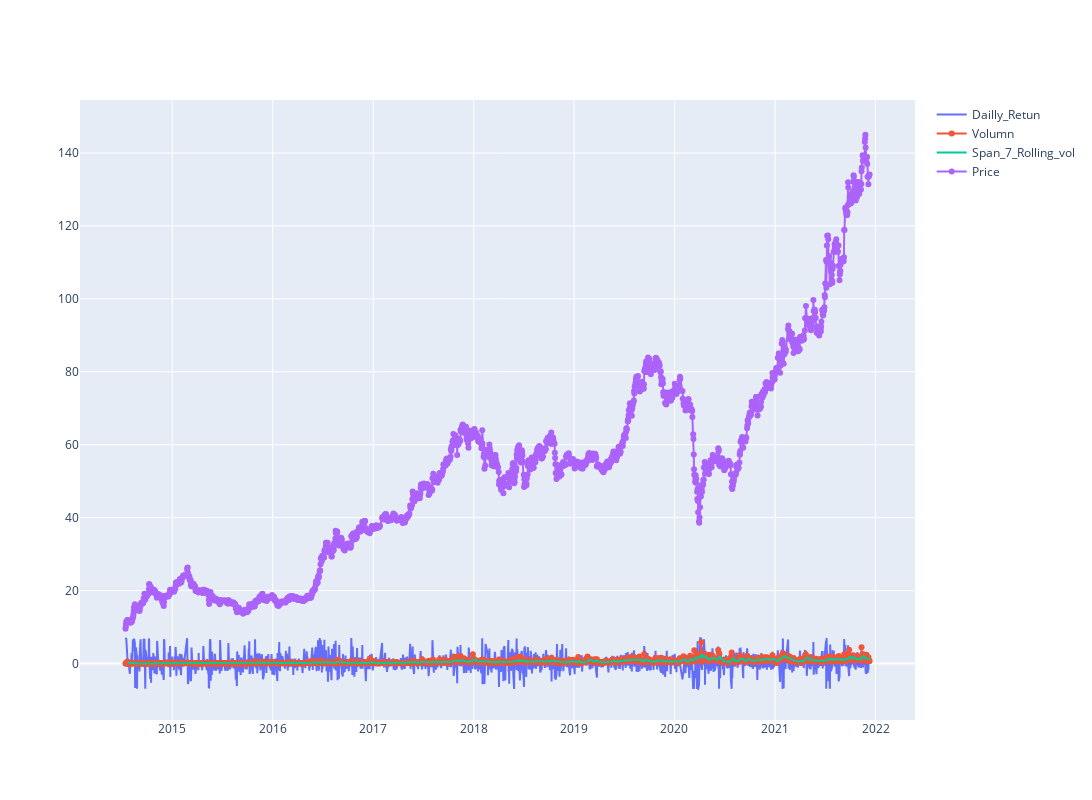

Source (notebook cell):
### Code cell
df['Volumn'] = df['<Volume>']/1000000
Volumnshort_rolling = df['Volumn'].rolling(window=7).mean()

fig = go.Figure()
fig.update_layout(  autosize=False,   width=1200,    height=800)
fig.add_trace(go.Scatter(x=df.datetime, y=df['Daily_return'], 
                        mode='lines', name='Dailly_Retun'))
fig.add_trace(go.Scatter(x=df.datetime, y=df['Volumn'], 
                        mode='lines+markers', name='Volumn'))

fig.add_trace(go.Scatter(x=df.datetime, y=Volumnshort_rolling, 
                      mode ='lines', name='Span_7_Rolling_vol'))

fig.add_trace(go.Scatter(x=df.datetime, y=df['<Close>'], 
                        mode='lines+markers', name='Price'))

### Figure 1 — Plotly figure (JSON) as saved in the notebook; plotly's stock layout.template omitted (floating-point values rounded to 4 significant figures; data arrays with more than 128 entries replaced by an {"elided": "..."} marker saying what was removed)
{"data": [{"mode": "lines", "name": "Dailly_Retun", "type": "scatter", "x": {"elided": "1854 str values"}, "y": {"elided": "1854 float values"}}, {"mode": "lines+markers", "name": "Volumn", "type": "scatter", "x": {"elided": "1854 str values"}, "y": {"elided": "1854 float values"}}, {"mode": "lines", "name": "Span_7_Rolling_vol", "type": "scatter", "x": {"elided": "1854 str values"}, "y": {"elided": "1854 float values"}}, {"mode": "lines+markers", "name": "Price", "type": "scatter", "x": {"elided": "1854 str values"}, "y": {"elided": "1854 float values"}}], "layout": {"autosize": false, "height": 800, "width": 1200}}
